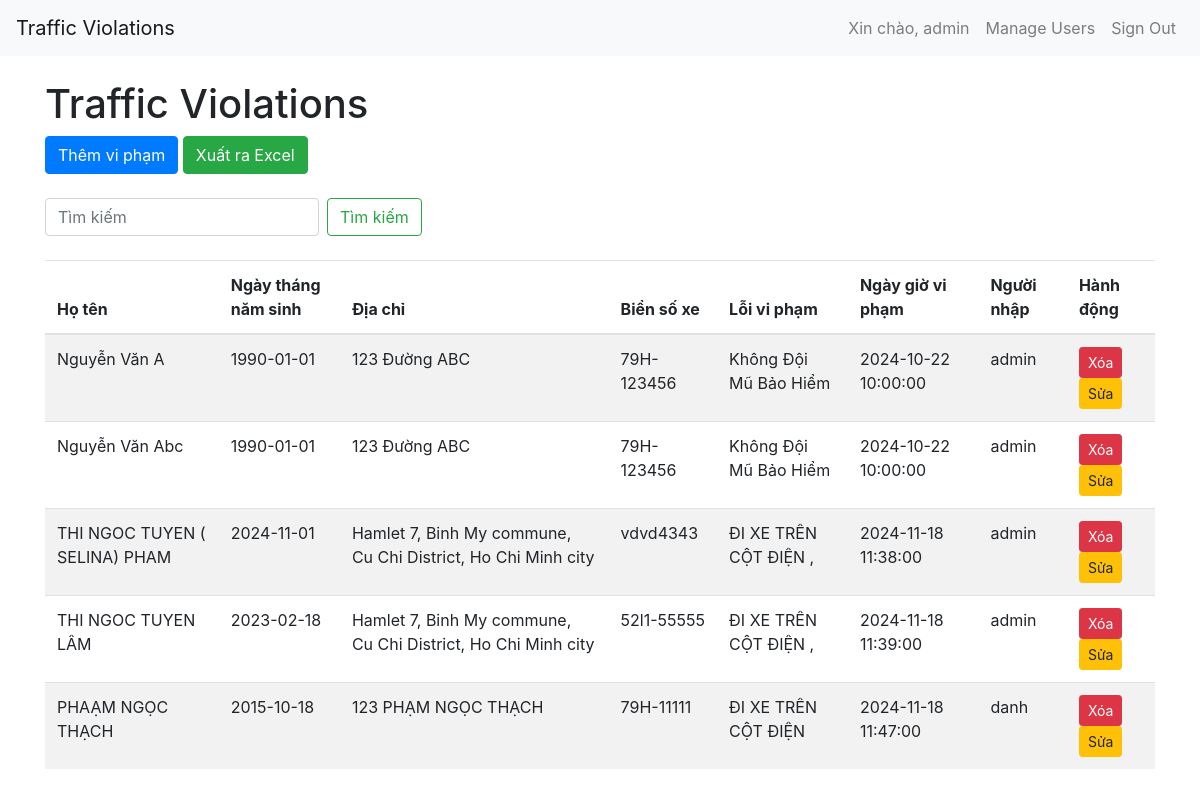
Screenshot of / (signed in) with the database file from the repository.
### app.py (models this page shows, shortened)
class User(UserMixin, db.Model):
    id = db.Column(db.Integer, primary_key=True)
    username = db.Column(db.String(150), unique=True, nullable=False)
    password = db.Column(db.String(150), nullable=False)

class Violation(db.Model):
    id = db.Column(db.Integer, primary_key=True)
    name = db.Column(db.String(100), nullable=False)
    birth_date = db.Column(db.Date, nullable=False)
    address = db.Column(db.String(200), nullable=False)
    license_plate = db.Column(db.String(20), nullable=False)
    violation = db.Column(db.String(200), nullable=False)
    violation_date = db.Column(db.DateTime, nullable=False)
    added_by = db.Column(db.String(150), nullable=False)
    is_deleted = db.Column(db.Boolean, default=False)

### app.py (the view)
@app.route('/')
@login_required
def index():
    search = request.args.get('search')
    page = request.args.get(get_page_parameter(), type=int, default=1)
    per_page = 50
    if search:
        search = unidecode(search).lower()
        violations_query = Violation.query.filter_by(is_deleted=False).all()
        violations = [v for v in violations_query if search in unidecode(v.name).lower() or search in unidecode(v.license_plate).lower()]
    else:
        violations = Violation.query.filter_by(is_deleted=False).all()
    total = len(violations)
    start = (page - 1) * per_page
    end = start + per_page
    violations_paginated = violations[start:end]
    pagination = Pagination(page=page, total=total, per_page=per_page, css_framework='bootstrap4')
    return render_template('index.html', violations=violations_paginated, pagination=pagination, search=search)

### app.py (called while the page is built)
@login_manager.user_loader
def load_user(user_id):
    return User.query.get(int(user_id))

### templates/index.html (shortened to what this page needs)
<!DOCTYPE html>
<html>
<head>
    <link rel="stylesheet" href="https://stackpath.bootstrapcdn.com/bootstrap/4.5.2/css/bootstrap.min.css">
</head>
<body>
    <nav class="navbar navbar-expand-lg navbar-light bg-light">
        <a class="navbar-brand" href="#">Traffic Violations</a>
        <div class="collapse navbar-collapse" id="navbarNav">
            <ul class="navbar-nav ml-auto">
                <li class="nav-item">
                    <span class="nav-link">Xin chào, {{ current_user.username }}</span>
                </li>
                <li class="nav-item">
                    <a class="nav-link" href="/users">Manage Users</a>
                </li>
                <li class="nav-item">
                    <a class="nav-link" href="/logout">Sign Out</a>
                </li>
            </ul>
        </div>
    </nav>
    <div class="container">
        <h1 class="mt-4">Traffic Violations</h1>
        <a href="/add" class="btn btn-primary mb-4">Thêm vi phạm</a>
        <a href="/export_excel" class="btn btn-success mb-4">Xuất ra Excel</a>
        <form class="form-inline mb-4" method="GET" action="/">
            <input class="form-control mr-sm-2" type="search" name="search" placeholder="Tìm kiếm" aria-label="Search">
            <button class="btn btn-outline-success my-2 my-sm-0" type="submit">Tìm kiếm</button>
        </form>
        <table class="table table-striped table-responsive">
            <thead>
                <tr>
                    <th>Họ tên</th>
                    <th>Ngày tháng năm sinh</th>
                    <th>Địa chỉ</th>
                    <th>Biển số xe</th>
                    <th>Lỗi vi phạm</th>
                    <th>Ngày giờ vi phạm</th>
                    <th>Người nhập</th>
                    <th>Hành động</th>
                </tr>
            </thead>
            <tbody>
                {% for violation in violations %}
                    <tr>
                        <td>{{ violation.name }}</td>
                        <td>{{ violation.birth_date }}</td>
                        <td>{{ violation.address }}</td>
                        <td>{{ violation.license_plate }}</td>
                        <td>{{ violation.violation }}</td>
                        <td>{{ violation.violation_date }}</td>
                        <td>{{ violation.added_by }}</td>
                        <td>
                            <form action="/delete/{{ violation.id }}" method="post" style="display:inline;" onsubmit="return confirmDelete();">
                                <button type="submit" class="btn btn-danger btn-sm">Xóa</button>
                            </form>
                            <a href="/edit/{{ violation.id }}" class="btn btn-warning btn-sm">Sửa</a>
                        </td>
                    </tr>
                {% endfor %}
            </tbody>
        </table>
    </div>
</body>
</html>

### rows the page displays
User: username "admin"
Violation: name "Nguyễn Văn A", birth_date "1990-01-01", address "123 Đường ABC", license_plate "79H-123456", violation "Không Đội Mũ Bảo Hiểm", violation_date "2024-10-22 10:00:00", added_by "admin"
Violation: name "Nguyễn Văn Abc", birth_date "1990-01-01", address "123 Đường ABC", license_plate "79H-123456", violation "Không Đội Mũ Bảo Hiểm", violation_date "2024-10-22 10:00:00", added_by "admin"
Violation: name "THI NGOC TUYEN ( SELINA) PHAM", birth_date "2024-11-01", address "Hamlet 7, Binh My commune, Cu Chi District, Ho Chi Minh city", license_plate "vdvd4343", violation "ĐI XE TRÊN CỘT ĐIỆN ,", violation_date "2024-11-18 11:38:00", added_by "admin"
Violation: name "THI NGOC TUYEN LÂM", birth_date "2023-02-18", address "Hamlet 7, Binh My commune, Cu Chi District, Ho Chi Minh city", license_plate "52l1-55555", violation "ĐI XE TRÊN CỘT ĐIỆN ,", violation_date "2024-11-18 11:39:00", added_by "admin"
Violation: name "PHAẠM NGỌC THẠCH", birth_date "2015-10-18", address "123 PHẠM NGỌC THẠCH", license_plate "79H-11111", violation "ĐI XE TRÊN CỘT ĐIỆN", violation_date "2024-11-18 11:47:00", added_by "danh"
